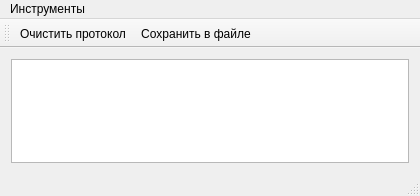
<?xml version="1.0" encoding="UTF-8"?>
<ui version="4.0">
 <class>TWinLogBook</class>
 <widget class="QMainWindow" name="TWinLogBook">
  <property name="geometry">
   <rect>
    <x>0</x>
    <y>0</y>
    <width>420</width>
    <height>196</height>
   </rect>
  </property>
  <property name="sizePolicy">
   <sizepolicy hsizetype="Preferred" vsizetype="Preferred">
    <horstretch>0</horstretch>
    <verstretch>0</verstretch>
   </sizepolicy>
  </property>
  <property name="focusPolicy">
   <enum>Qt::NoFocus</enum>
  </property>
  <property name="windowTitle">
   <string>Протокол</string>
  </property>
  <property name="windowIcon">
   <iconset resource="IconsForMenu.qrc">
    <normaloff>:/1/Picture/Pic1.ico</normaloff>:/1/Picture/Pic1.ico</iconset>
  </property>
  <widget class="QWidget" name="centralWidget">
   <layout class="QGridLayout" name="gridLayout">
    <item row="0" column="0">
     <widget class="QTextEdit" name="TextProtocol">
      <property name="enabled">
       <bool>true</bool>
      </property>
     </widget>
    </item>
   </layout>
  </widget>
  <widget class="QMenuBar" name="menuBar">
   <property name="geometry">
    <rect>
     <x>0</x>
     <y>0</y>
     <width>420</width>
     <height>22</height>
    </rect>
   </property>
   <widget class="QMenu" name="menu_2">
    <property name="title">
     <string>Инструменты</string>
    </property>
    <addaction name="action_5"/>
    <addaction name="action_4"/>
   </widget>
   <addaction name="menu_2"/>
  </widget>
  <widget class="QToolBar" name="mainToolBar">
   <property name="enabled">
    <bool>true</bool>
   </property>
   <property name="iconSize">
    <size>
     <width>30</width>
     <height>30</height>
    </size>
   </property>
   <attribute name="toolBarArea">
    <enum>TopToolBarArea</enum>
   </attribute>
   <attribute name="toolBarBreak">
    <bool>false</bool>
   </attribute>
   <addaction name="action_5"/>
   <addaction name="action_4"/>
  </widget>
  <widget class="QStatusBar" name="statusBarMain"/>
  <action name="action_4">
   <property name="icon">
    <iconset resource="IconsForMenu.qrc">
     <normaloff>:/1/Picture/Save.png</normaloff>:/1/Picture/Save.png</iconset>
   </property>
   <property name="text">
    <string>Сохранить в файле</string>
   </property>
   <property name="toolTip">
    <string>Сохранить в файле</string>
   </property>
  </action>
  <action name="action_5">
   <property name="icon">
    <iconset resource="IconsForMenu.qrc">
     <normaloff>:/1/Picture/Clear.png</normaloff>:/1/Picture/Clear.png</iconset>
   </property>
   <property name="text">
    <string>Очистить протокол</string>
   </property>
   <property name="toolTip">
    <string>Очистить протокол</string>
   </property>
  </action>
 </widget>
 <layoutdefault spacing="6" margin="11"/>
 <resources>
  <include location="IconsForMenu.qrc"/>
 </resources>
 <connections/>
</ui>
